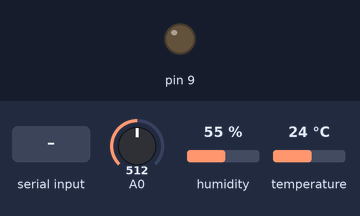
A sketch run on a simulated Arduino Uno, built with avr-gcc and run on an emulated ATmega328P. Shown: output pins drawn as LEDs (lit = HIGH). The test bench sets the inputs (shaded band); at power-on: A0 = 512, humidity 55 %, temperature 24 °C.

Above: at 1.2 s.
1.3 s: "a" received over the second serial link
At 2.4 s:
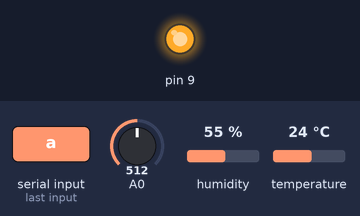
Timing chart, 0 to 4.3 s (numbered marks = the images above; inputs shaded):
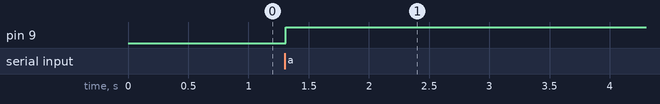

The sketch:

bluetooth_light_temper.ino
```cpp
// Quiz plus) 블투 연결 후 앱에서 명령하면
// 아두이노가 조도/온도 센서 값을 블투 통신으로 전달
#include <SoftwareSerial.h>
#include <dht11.h>

int DHT11PIN = A2;
dht11 DHT11;
int blueTx=2;
int blueRx=3;

SoftwareSerial bluetooth(2, 3); // 3번 TX, 2번 RX

void setup() {
  bluetooth.begin(9600);

}

void loop() {
  int light = analogRead(A0);
  int chk = DHT11.read(DHT11PIN);
  char val = bluetooth.read();

 if (bluetooth.available()) {
    Serial.write(bluetooth.read());
  }

  if(val == 'a')
  {
    int ledLight = map(light, 0, 200, 0, 255);
    analogWrite(9, ledLight);
    delay(200);
  }

  if(val == 'b')
  {
    Serial.print((float)DHT11.temperature);
    delay(200);
  }
}
```

Measured:
- after the input at 1.3 s, pin 9: LOW → HIGH at once
